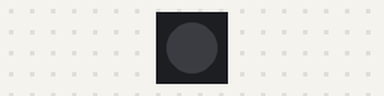
The program below on a simulated ESP32 board running MicroPython. On the bench: 1 RGB LEDs in strip order, left to right. Dim RGB values are drawn brighter than linear.

Above: at 0.5 s.
At 1.5 s:
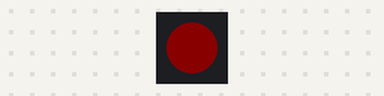
At 2.5 s:
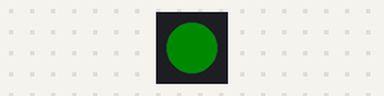
At 4.5 s:
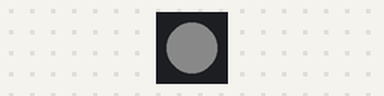
Timing chart, 0 to 6.5 s (numbered marks = the images above):
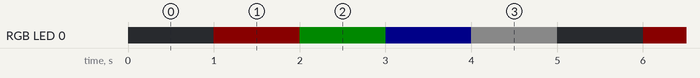

The program:

0_-_Onboard_Blinking_LED.py
```python
import machine
import neopixel
import time

# Configuration for onboard RGB LED
PIN = 48         # GPIO driving the NeoPixel
NUM_PIXELS = 1   # Only 1 LED

# Initialize NeoPixel
LED = neopixel.NeoPixel(machine.Pin(PIN), NUM_PIXELS)

while True:
    # Turn LED ON
    LED[0] = (0, 0, 0)  # Define color with LED[0] = (#, #, #)
    LED.write()
    time.sleep(1)
    # Turn LED ON
    LED[0] = (10, 0, 0)  # Define color with LED[0] = (#, #, #)
    LED.write()
    time.sleep(1)
        # Turn LED ON
    LED[0] = (0, 10, 0)  # Define color with LED[0] = (#, #, #)
    LED.write()
    time.sleep(1)
        # Turn LED ON
    LED[0] = (0, 0, 10)  # Define color with LED[0] = (#, #, #)
    LED.write()
    time.sleep(1)
        # Turn LED ON
    LED[0] = (10, 10, 10)  # Define color with LED[0] = (#, #, #)
    LED.write()
    time.sleep(1)
```

Measured:
- by itself, RGB LED 0: repeats every 5.0 s: RGB(0, 10, 0) 1.0 s, RGB(0, 0, 10) 1.0 s, RGB(10, 10, 10) 1.0 s, off 1.0 s, RGB(10, 0, 0) 1.0 s
- by itself, everything shown: repeats every 5.0 s, in 5 steps
